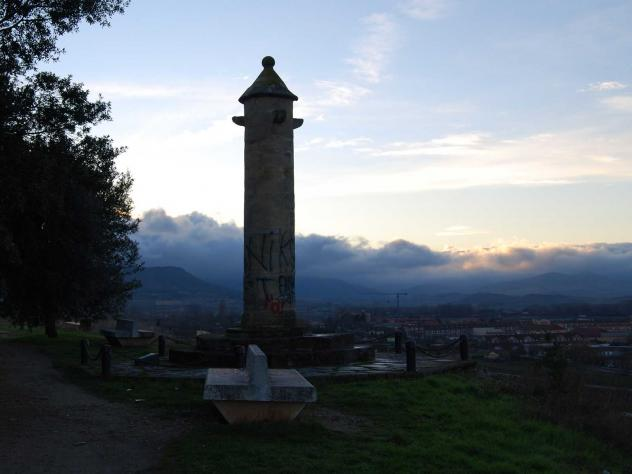
#> input picture Produccion/Francisco Ramirez/Estrategia Paralelo/1.jpg, 632 x 474 px
$ python cortarFoto.py   (Python 2 division)
#> lines starting #> are read from the running program, lines starting #| are printed output that depends on the picture
#> in main, img is the input picture: PIL image 632x474 RGB; mean R, G, B 105.7, 113.5, 120.9
#> after the loop in mezclarRGB, `for i in range(img.size[1]/2):`:
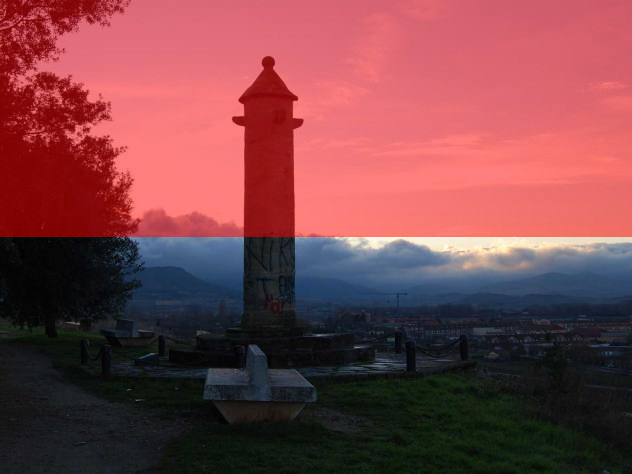
#> arrImg: shape (474, 632, 3); mean R, G, B 124.9, 67, 71.9
__author__ = 'francisco'

import numpy as np
from StringIO import StringIO
import time
from mpi4py import MPI
from pylab import *
import matplotlib.pyplot as plt
import numpy as np
from PIL import Image

def cortarImagen( x, y):
#> called with x = 0, y = 236
    im = Image.open('output.png')
    data= np.array(im.convert("RGB"))
    region = im.crop((0, 0, 632, 94))
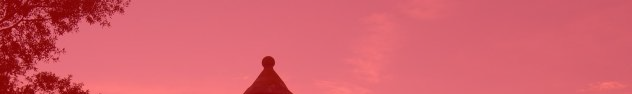
#> region: PIL image 632x94 RGB; mean R, G, B 214.7, 95.8, 107.2
    region.save("new1", "PNG")
    region = im.crop((0, 94, 632, 188))
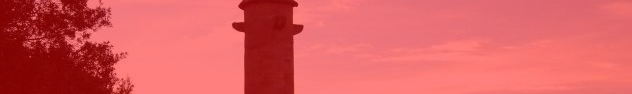
#> region: PIL image 632x94 RGB; mean R, G, B 219.3, 93.3, 95.2
    region.save("new2", "PNG")
    region = im.crop((0, 188, 632, 282))
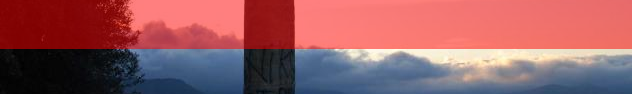
#> region: PIL image 632x94 RGB; mean R, G, B 151.8, 90.4, 96.3
    region.save("new3", "PNG")
    region = im.crop((0, 282, 632, 376))
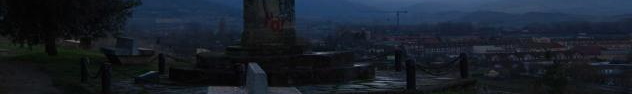
#> region: PIL image 632x94 RGB; mean R, G, B 24.5, 31.8, 42.1
    region.save("new4", "PNG")
    region = im.crop((0, 376, 632, 474))
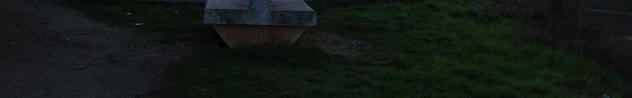
#> region: PIL image 632x98 RGB; mean R, G, B 18.8, 25.1, 20.7
    region.save("new5", "PNG")


# convierte una imagen tipo Imagen (de la libreria PIL) en una matriz(ETD) con la informacion RGB de la imagen
def convertirImgMatrixRGB(img):
    return np.array(img.convert("RGB"))


# procedimiento : Suma los componentes R, G, B del pixel de la imagen con el color que se quiere
# y cada suma se divide en dos, obteniendo un promedio
def mezclarRGB(img,r,g,b):
    arrImg=convertirImgMatrixRGB(img)
    for i in range(img.size[1]/2):
        for j in range(img.size[0]):
            arrImg[i][j][0] = (arrImg[i][j][0]+r)/2
            arrImg[i][j][1] = (arrImg[i][j][1]+g)/2
            arrImg[i][j][2] = (arrImg[i][j][2]+b)/2
    imgRGB=Image.fromarray(arrImg)
    return imgRGB

def main():
    starting_point=time.time()
    img=Image.open("1.jpg")

    #r,g,b componentes del color a mezclar en decimales
    # 255,0,0 rojo
    r=255
    g=0
    b=0
    imgRGB=mezclarRGB(img,r,g,b)
    imgRGB.save("output.png")    #guarda la imagen RGB
    elapsed_time=time.time()-starting_point
    print ""
    print "Serial Time [seconds]: " + str(elapsed_time)

main()
#ruta='/home/francisco/Documentos/Laboratorio-2-Paralela-2014/Produccion/Francisco Ramirez/Estrategia Paralelo/'
#cortarImagen(ruta,0,236)
cortarImagen(0,236)
